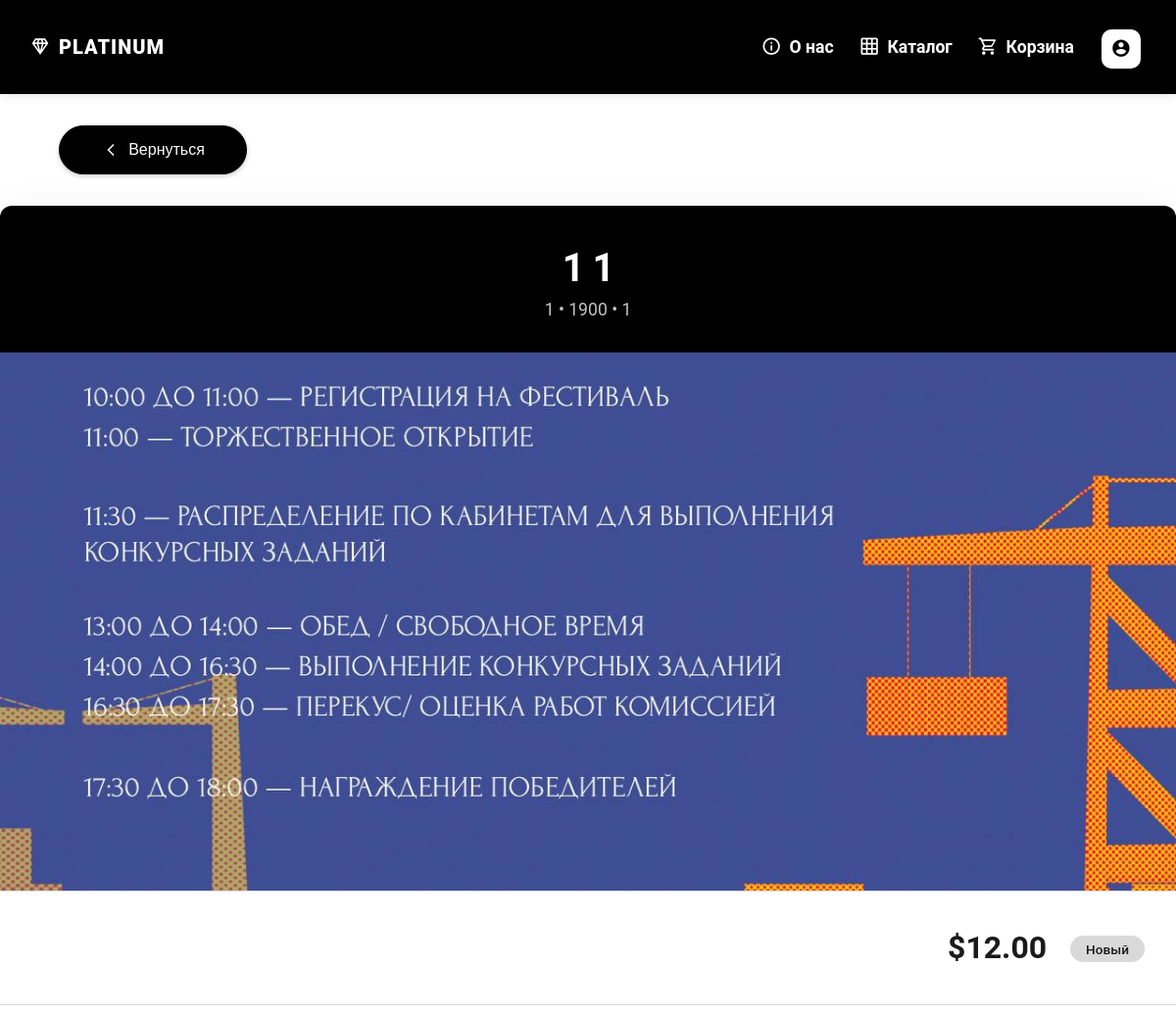
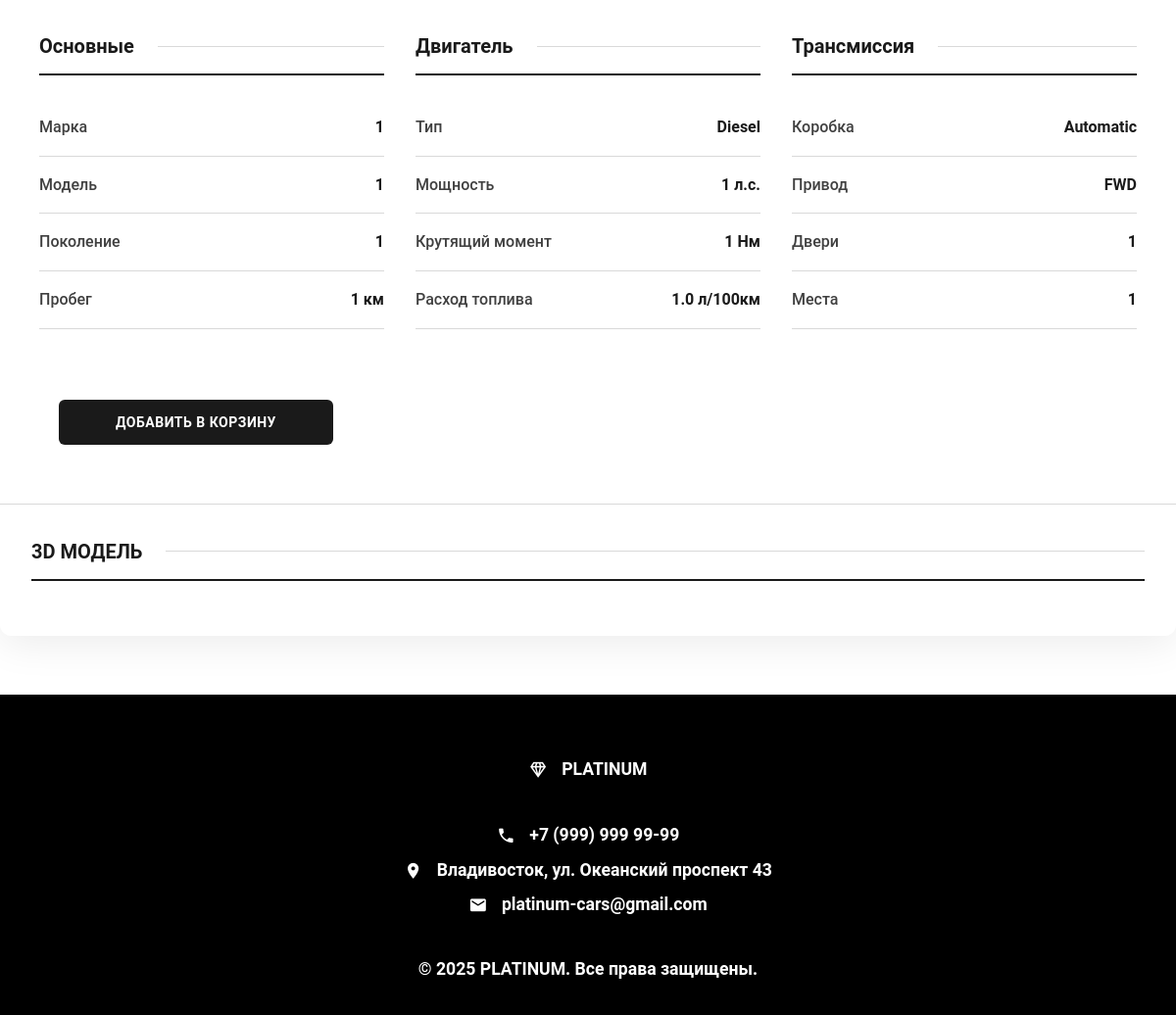
The page /catalog/3 on the database its author committed (2 pictures, top to bottom).
### tables this page shows
CREATE TABLE cars (
            id INTEGER PRIMARY KEY AUTOINCREMENT,
            photo TEXT,
            make TEXT,
            model TEXT,
            generation TEXT,
            price REAL,
            color TEXT,
            used BOOLEAN,
            drive_type TEXT,
            engine_type TEXT,
            transmission TEXT,
            year INTEGER,
            mileage INTEGER,
            horsepower INTEGER,
            torque INTEGER,
            fuel_consumption REAL,
            seats INTEGER,
            doors INTEGER,
            trunk_volume REAL,
            safety_rating REAL,
            model_3d TEXT
        );

### app.py (the view)
@app.route('/catalog/<int:car_id>')
def car_details(car_id):
    conn = sqlite3.connect(os.path.join('Base', 'database.db'))
    cursor = conn.cursor()
    cursor.execute('SELECT * FROM cars WHERE id = ?', (car_id,))
    car = cursor.fetchone()
    conn.close()
    if not car:
        return "Car not found", 404
    car_data = {
        'id': car[0],
        'photo': car[1],
        'make': car[2],
        'model': car[3],
        'generation': car[4],
        'price': car[5],
        'color': car[6],
        'used': bool(car[7]),
        'drive_type': car[8],
        'engine_type': car[9],
        'transmission': car[10],
        'year': car[11],
        'mileage': car[12],
        'horsepower': car[13],
        'torque': car[14],
        'fuel_consumption': car[15],
        'seats': car[16],
        'doors': car[17],
        'trunk_volume': car[18],
        'safety_rating': car[19],
        'model_3d': car[20]
    }
    return render_template('details.html', car=car_data)

### templates/details.html (shortened to what this page needs)
{% extends "pattern.html" %}
{% block content %}
<!DOCTYPE html>
<html lang="ru">
<head>
<link href="https://stackpath.bootstrapcdn.com/bootstrap/4.5.2/css/bootstrap.min.css" rel="stylesheet">
</head>
<body>
    <a href="/catalog" class="back-arrow">
        <svg width="24" height="24" viewBox="0 0 24 24" fill="none" xmlns="http://www.w3.org/2000/svg">
            <path d="M15 18L9 12L15 6" stroke="currentColor" stroke-width="2" stroke-linecap="round" stroke-linejoin="round"/>
        </svg>
        <h2>Вернуться</h2>
    </a>
    <div class="car-card">
        <div class="car-header">
            <div class="car-header-content">
                <div class="car-title-wrapper">
                    <h1>{{ car.make }} {{ car.model }}</h1>
                    <div class="car-subtitle">{{ car.generation }} • {{ car.year }} • {{ car.color }}</div>
                </div>
            </div>
        </div>
    {% if car.photo %}
    <img src="../static/photo/{{ car.photo }}" alt="{{ car.make }} {{ car.model }}" class="car-image">
    {% endif %}
    <div class="price-container">
        <div class="price">
            ${{ "{:,.2f}".format(car.price) }}
            <span class="status-badge">{{ 'Б/У' if car.used else 'Новый' }}</span>
        </div>
    </div>
    <div class="specs-grid">
        <div class="specs-category">
            <div class="specs-title">Основные</div>
            <div class="spec-item">
                <span class="spec-label">Марка</span>
                <span class="spec-value">{{ car.make }}</span>
            </div>
            <div class="spec-item">
                <span class="spec-label">Модель</span>
                <span class="spec-value">{{ car.model }}</span>
            </div>
            <div class="spec-item">
                <span class="spec-label">Поколение</span>
                <span class="spec-value">{{ car.generation }}</span>
            </div>
            <div class="spec-item">
                <span class="spec-label">Пробег</span>
                <span class="spec-value">{{ "{:,}".format(car.mileage) }} км</span>
            </div>
        </div>
        <div class="specs-category">
            <div class="specs-title">Двигатель</div>
            <div class="spec-item">
                <span class="spec-label">Тип</span>
                <span class="spec-value">{{ car.engine_type }}</span>
            </div>
            <div class="spec-item">
                <span class="spec-label">Мощность</span>
                <span class="spec-value">{{ car.horsepower }} л.с.</span>
            </div>
            <div class="spec-item">
                <span class="spec-label">Крутящий момент</span>
                <span class="spec-value">{{ car.torque }} Нм</span>
            </div>
            <div class="spec-item">
                <span class="spec-label">Расход топлива</span>
                <span class="spec-value">{{ car.fuel_consumption }} л/100км</span>
            </div>
        </div>
        <div class="specs-category">
            <div class="specs-title">Трансмиссия</div>
            <div class="spec-item">
                <span class="spec-label">Коробка</span>
                <span class="spec-value">{{ car.transmission }}</span>
            </div>
            <div class="spec-item">
                <span class="spec-label">Привод</span>
                <span class="spec-value">{{ car.drive_type }}</span>
            </div>
            <div class="spec-item">
                <span class="spec-label">Двери</span>
                <span class="spec-value">{{ car.doors }}</span>
            </div>
            <div class="spec-item">
                <span class="spec-label">Места</span>
                <span class="spec-value">{{ car.seats }}</span>
            </div>
        </div>
    </div>
    <form action="{{ url_for('add_to_basket', car_id=car.id) }}" method="post">
        <button type="submit" class="add-to-basket-btn">ДОБАВИТЬ В КОРЗИНУ</button>
    </form>
    {% if car.model_3d %}
    <div class="model-3d-container">
        <div class="specs-title">3D МОДЕЛЬ</div>
    </div>
    {% endif %}
</div>
</body> </html>
{% endblock %}

### templates/pattern.html (style rules this page uses)
body { font-family: 'Roboto', sans-serif; margin: 0; padding: 0; background-color: #f8f9fa; color: #333; }

### templates/details.html (style rules this page uses)
:root { --black: #1A1A1A; --gray-dark: #404040; --gray-medium: #808080; --gray-light: #D9D9D9; --white: #FFFFFF; }
body { background: var(--white); font-family: 'Roboto', sans-serif; color: var(--black); line-height: 1.6; }
.car-card { max-width: 1280px; margin: 2rem auto; background: var(--white); box-shadow: 0 8px 40px rgba(0, 0, 0, 0.08); border-radius: 12px; overflow: hidden; transition: transform 0.3s ease; }
.car-header { height: 150px; padding: 2.5rem; background: #000000; text-align: center; border-bottom: 1px solid rgba(255, 255, 255, 0.1); }
.car-header h1 { font-weight: 700; font-size: 2.5rem; letter-spacing: -0.03em; margin-bottom: 0.25rem; color: var(--white); }
.car-subtitle { font-size: 1.1rem; color: var(--gray-light); opacity: 0.9; }
.car-image { align-items: center; width: 100%; height: 550px; object-fit: cover; border-bottom: 1px solid var(--gray-light); }
.price-container { padding: 2rem; background: var(--white); border-bottom: 1px solid var(--gray-light); text-align: right; }
.price { font-size: 2rem; font-weight: 700; color: var(--black); position: relative; display: inline-block; }
.status-badge { font-size: 0.85rem; padding: 0.35rem 1rem; border-radius: 20px; margin-left: 1rem; vertical-align: middle; background: var(--gray-light); color: var(--black); font-weight: 500; }
.specs-grid { display: grid; grid-template-columns: repeat(auto-fit, minmax(300px, 1fr)); gap: 2rem; padding: 2.5rem; }
.specs-category { margin-bottom: 2rem; }
.specs-title { font-weight: 600; font-size: 1.25rem; margin-bottom: 1.5rem; padding-bottom: 0.75rem; border-bottom: 2px solid var(--black); position: relative; display: flex; align-items: center; gap: 0.75rem; }
.specs-title::after { content: ""; flex: 1; height: 1px; background: var(--gray-light); margin-left: 0.75rem; }
.spec-item { display: flex; justify-content: space-between; padding: 1rem 0; border-bottom: 1px solid var(--gray-light); transition: background 0.2s ease; }
.spec-label { color: var(--gray-dark); font-weight: 500; }
.spec-value { color: var(--black); font-weight: 600; text-align: right; }
.model-3d-container { padding: 2rem; background: var(--white); border-top: 1px solid var(--gray-light); }
.add-to-basket-btn { align-items: center; width: 280px; padding: 12px; background-color: var(--black); color: var(--white); border: none; border-radius: 6px; font-weight: 600; font-size: 14px; cursor: pointer; transition: transform 0.3s ease, background-color 0.3s ease; text-transform: uppercase; letter-spacing: 0.5px; margin-left: 5%; margin-bottom: 5%; }
.back-arrow { width: 192px; margin-left: 5%; display: flex; align-items: center; justify-content: center; gap: 8px; color: #ffffff; text-decoration: none; height: 50px; padding: 0 20px; border-radius: 50px; background-color: #000000; transition: all 0.4s cubic-bezier(0.25, 0.8, 0.25, 1); box-shadow: 0 2px 5px rgba(0, 0, 0, 0.2); font-family: 'Arial', sans-serif; font-weight: 500; border: 1px solid #000000; }
.back-arrow svg { width: 20px; height: 20px; transition: transform 0.3s ease; }
.back-arrow h2 { margin: 0; font-size: 16px; transition: all 0.3s ease; }

### rows shown on the page
cars: make "1", model "1", generation "1", year "1900", color "1", photo (picture), price "12.00", used "Новый", mileage "1", engine_type "Diesel", horsepower "1", torque "1", fuel_consumption "1.0", transmission "Automatic", drive_type "FWD", doors "1", seats "1"
